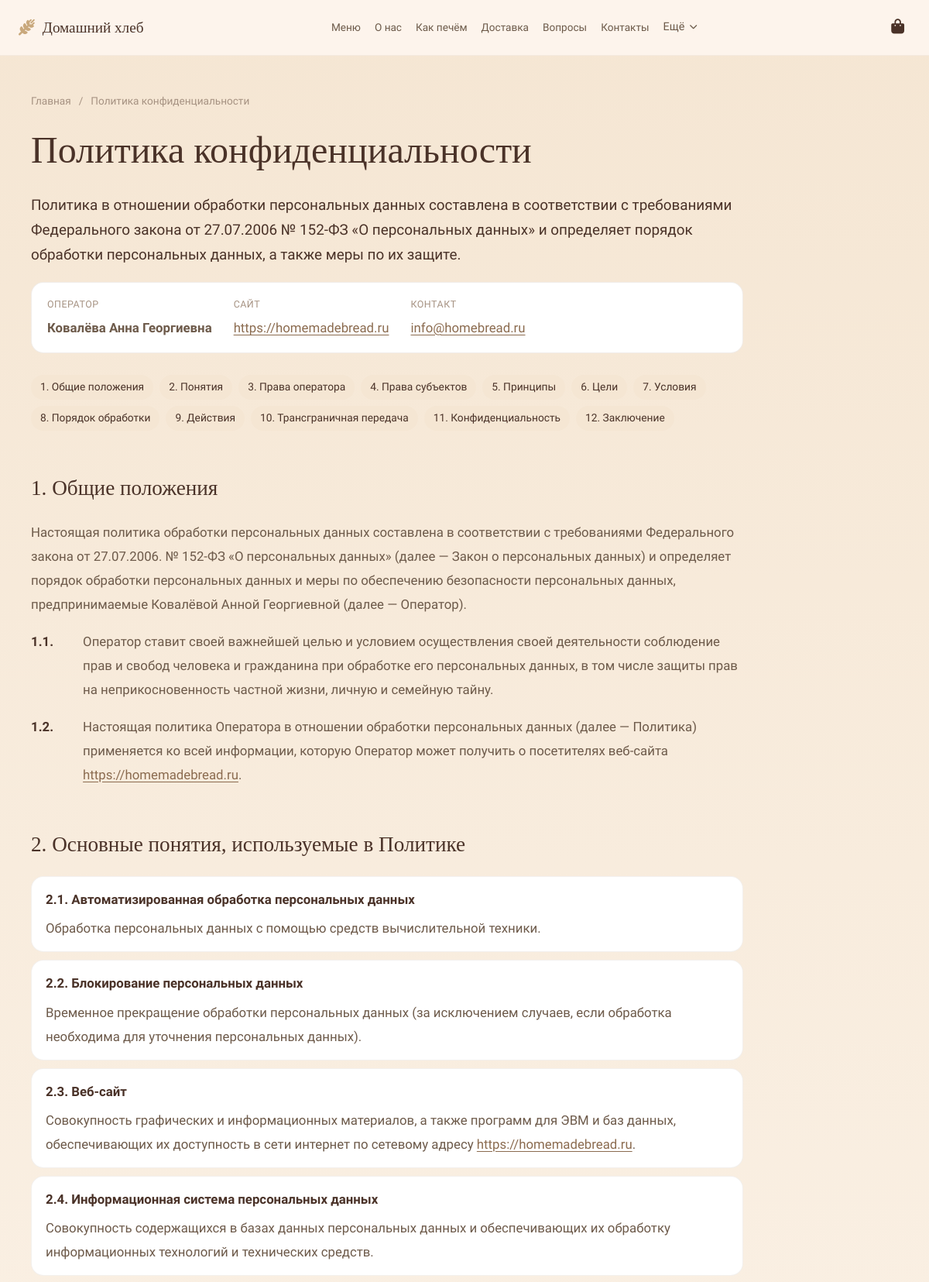
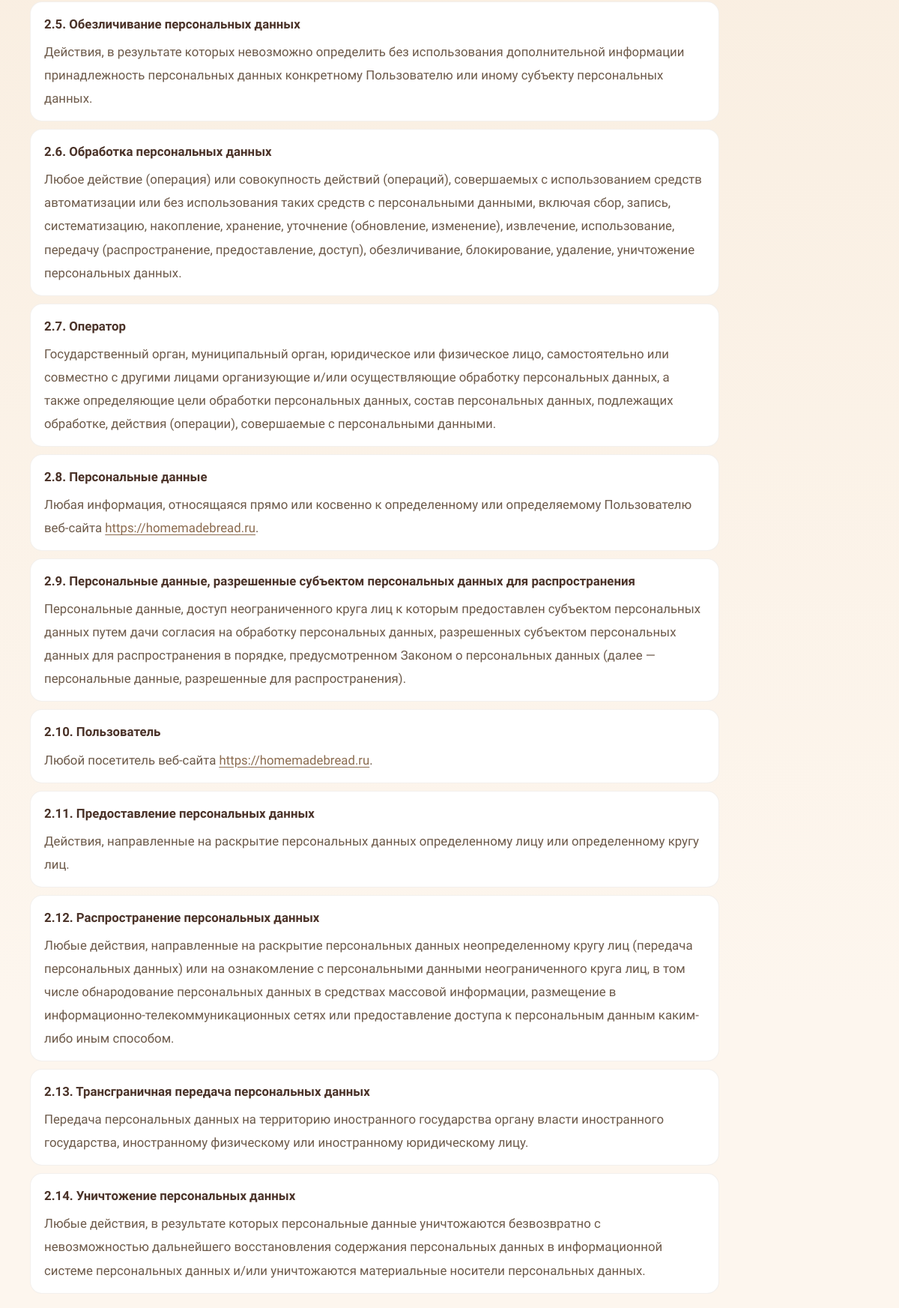
Screenshot of /page.php?slug=privacy (upper part) with the database file from the repository (2 pictures, top to bottom).
### tables this page shows
CREATE TABLE `settings` (
  `id` int(11) NOT NULL AUTO_INCREMENT,
  `setting_key` varchar(100) NOT NULL,
  `setting_value` text DEFAULT NULL,
  `setting_group` varchar(50) DEFAULT 'general',
  `created_at` timestamp NOT NULL DEFAULT current_timestamp(),
  `updated_at` timestamp NOT NULL DEFAULT current_timestamp() ON UPDATE current_timestamp(),
  PRIMARY KEY (`id`),
  UNIQUE KEY `setting_key` (`setting_key`)
);

CREATE TABLE `pages` (
  `id` int(11) NOT NULL AUTO_INCREMENT,
  `title` varchar(200) NOT NULL,
  `slug` varchar(200) NOT NULL,
  `content` longtext DEFAULT NULL,
  `meta_title` varchar(200) DEFAULT NULL,
  `meta_description` varchar(300) DEFAULT NULL,
  `is_visible` tinyint(1) DEFAULT 1,
  `sort_order` int(11) DEFAULT 0,
  `created_at` timestamp NOT NULL DEFAULT current_timestamp(),
  `updated_at` timestamp NOT NULL DEFAULT current_timestamp() ON UPDATE current_timestamp(),
  PRIMARY KEY (`id`),
  UNIQUE KEY `slug` (`slug`)
);

### admin/functions.php (called while the page is built, shortened)
<?php
require_once 'config.php';
function getSetting($key) {
    global $pdo;
    $stmt = $pdo->prepare("SELECT setting_value FROM settings WHERE setting_key = ?");
    $stmt->execute([$key]);
    $result = $stmt->fetch();
    return $result ? $result['setting_value'] : null;
}
function getPage($slug) {
    global $pdo;
    $stmt = $pdo->prepare("SELECT * FROM pages WHERE slug = ? AND is_visible = 1");
    $stmt->execute([$slug]);
    return $stmt->fetch();
}

### page.php (the view, shortened to what this page needs)
<?php
require_once 'admin/config.php';
require_once 'admin/functions.php';
$slug = $_GET['slug'] ?? '';
$page = getPage($slug);
$siteName = getSetting('site_name') ?? 'Домашний хлеб';
$pages = $pdo->query("SELECT * FROM pages WHERE is_visible = 1 ORDER BY sort_order ASC")->fetchAll();
?>
<!DOCTYPE html>
<html lang="ru">
<head>
    <link rel="stylesheet" href="css/styles.css">
    <link rel="stylesheet" href="https://cdnjs.cloudflare.com/ajax/libs/font-awesome/6.5.0/css/all.min.css">
</head>
<body>
    <div class="scroll-steam-layer" id="scrollSteamLayer" aria-hidden="true"></div>
    <div class="crumb-layer" id="crumbLayer" aria-hidden="true"></div>
    <nav class="nav" id="nav">
        <div class="nav-container">
            <a href="index.php" class="nav-logo">
                <i class="fas fa-wheat-awn"></i>
                <span><?= htmlspecialchars($siteName) ?></span>
            </a>
            <div class="nav-links" id="navLinks">
                <a href="index.php#menu" class="nav-link">Меню</a>
                <a href="index.php#about" class="nav-link">О нас</a>
                <a href="index.php#process" class="nav-link">Как печём</a>
                <a href="index.php#delivery-info" class="nav-link">Доставка</a>
                <a href="index.php#faq" class="nav-link">Вопросы</a>
                <a href="index.php#contacts" class="nav-link">Контакты</a>
                <?php if (count($pages) > 0): ?>
                    <div class="nav-dropdown">
                        <button type="button" class="nav-link nav-dropdown-btn" aria-expanded="false">
                            Ещё <i class="fas fa-chevron-down"></i>
                        </button>
                    </div>
                <?php endif; ?>
            </div>
            <div class="nav-actions">
                <a href="index.php#order" class="nav-cart" title="К заказу">
                    <i class="fas fa-bag-shopping"></i>
                </a>
            </div>
        </div>
    </nav>
    <section class="static-page">
        <div class="container">
            <nav class="breadcrumbs" aria-label="Хлебные крошки">
                <a href="index.php">Главная</a>
                <span>/</span>
                <span><?= htmlspecialchars($page['title']) ?></span>
            </nav>
            <h1 class="static-page-title"><?= htmlspecialchars($page['title']) ?></h1>
            <div class="static-page-content">
                <?php if (trim(strip_tags((string)$page['content'])) !== ''): ?>
                    <?= $page['content'] ?>
                <?php endif; ?>
            </div>
        </div>
    </section>
</body>
</html>

### rows the page displays
settings: setting_value "Домашний хлеб"
pages: title "Политика конфиденциальности", content "Политика в отношении обработки персональных данных составлена в соответствии с требованиями Федерального закона от 27.07.2006 № 152-ФЗ «О персональных данных» и определяет порядок обработки персональных данных, а также меры по их защите. ОПЕРАТОР Ковалёва Анна Георгиевна САЙТ https://homemadebread.ru КОНТАКТ info@homebread.ru 1. Общие положения 2. Понятия 3. Права оператора 4. Права субъектов 5. Принципы 6. Цели 7. Условия 8. Порядок обработки 9. Действия 10. Трансграничная передача 11. Конфиденциальность 12. Заключение 1. Общие положения Настоящая политика обработки персональных данных составлена в соответствии с требованиями Федерального закона от 27.07.2006. № 152-ФЗ «О персональных…"
